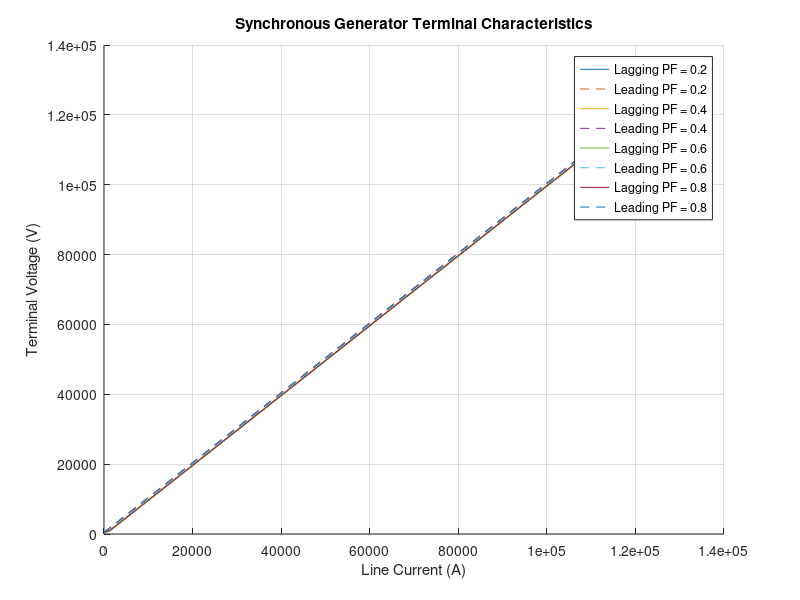

Here is the MATLAB script that generated this plot:
% Parameters from Example 5-3
S_rated = 100e6;   % Rated apparent power (VA)
V_rated = 480;    % Rated line voltage (V)
Xs = 1.0;          % Synchronous reactance (pu)
pf = [0.2 0.4 0.6 0.8]; % Power factors (lagging)
pf_leading = -pf;   % Power factors (leading)

% Calculate rated current
I_rated = S_rated / (sqrt(3) * V_rated);

% Current range from no-load to full-load
I_range = linspace(0, I_rated, 100);

% Preallocate voltage matrices for efficiency
V_lag = zeros(length(pf), length(I_range));
V_lead = zeros(length(pf), length(I_range));

% Loop through power factors and current values
for i = 1:length(pf)
    for j = 1:length(I_range)
        I = I_range(j);
        theta = acos(pf(i));        % Angle for lagging pf
        theta_lead = -theta;       % Angle for leading pf
        
        % Calculate voltage using phasor equations
        E = V_rated + 1j*Xs*I*(cos(theta) + 1j*sin(theta));
        V_lag(i,j) = abs(E);
        E_lead = V_rated + 1j*Xs*I*(cos(theta_lead) + 1j*sin(theta_lead));
        V_lead(i,j) = abs(E_lead); 
    end
end

% Plot the results
figure;
hold on;
for i = 1:length(pf)
    plot(I_range, V_lag(i,:), 'DisplayName', ['Lagging PF = ' num2str(pf(i))]);
    plot(I_range, V_lead(i,:), '--', 'DisplayName', ['Leading PF = ' num2str(-pf_leading(i))]);
end
xlabel('Line Current (A)');
ylabel('Terminal Voltage (V)');
title('Synchronous Generator Terminal Characteristics');
legend('Location', 'best');
grid on;
hold off;